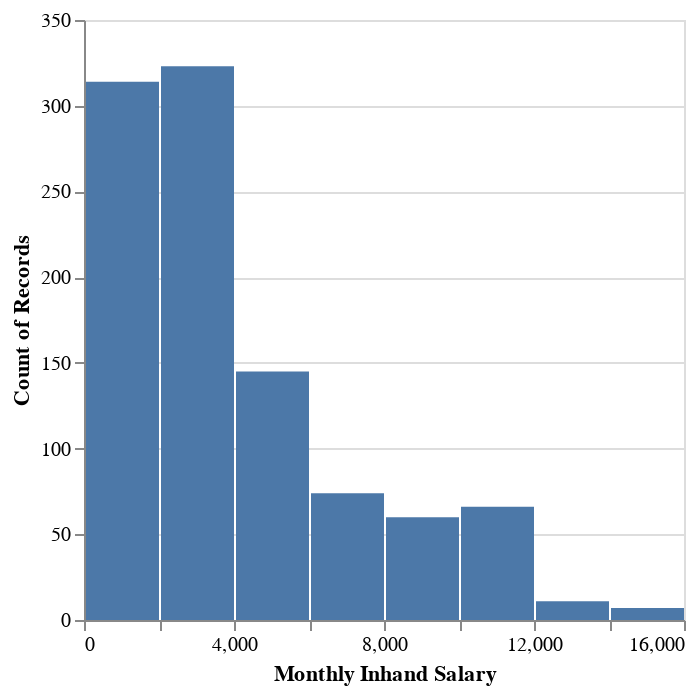

Source (notebook cell):
### Code cell
# distribution of monthly salary
monthly_inhand_salary_distribution = alt.Chart(subset_train).mark_bar().encode(
    x =  alt.X("Monthly_Inhand_Salary", title = "Monthly Inhand Salary").bin(),
   y = alt.Y("count()")
)
monthly_inhand_salary_distribution

### Figure 1 — Vega-Lite specification as saved in the notebook (floating-point values rounded to 4 significant figures; data arrays with more than 128 entries replaced by an {"elided": "..."} marker saying what was removed)
{"config": {"view": {"continuousWidth": 300, "continuousHeight": 300}}, "data": {"name": "data-fddc806d67ae801848812a2aad83186a"}, "mark": {"type": "bar"}, "encoding": {"x": {"bin": {}, "field": "Monthly_Inhand_Salary", "title": "Monthly Inhand Salary", "type": "quantitative"}, "y": {"aggregate": "count", "type": "quantitative"}}, "$schema": "https://vega.github.io/schema/vega-lite/v5.15.1.json", "datasets": {"data-fddc806d67ae801848812a2aad83186a": {"elided": "1000 records"}}}
